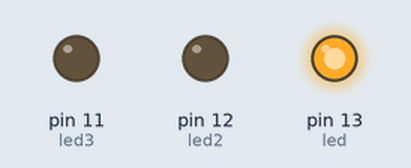
Recording of a sketch running on a simulated Arduino Uno, built with avr-gcc and run on an emulated ATmega328P. Parts: output pins drawn as LEDs (lit = HIGH).

Above: at 0.05 s.
At 0.75 s:
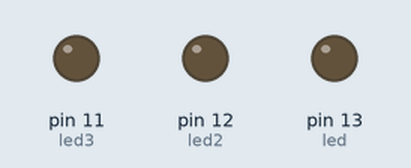
At 1.45 s:
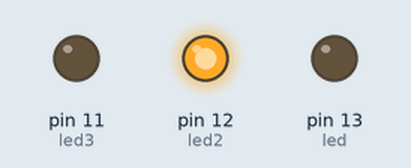
At 2.85 s:
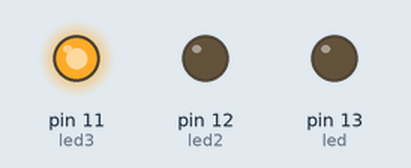
Timing chart, 0 to 3.1 s (numbered marks = the images above):
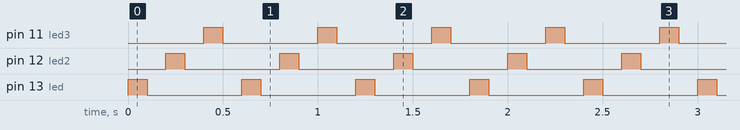

The sketch:

epic_bruticus1.ino
```cpp
int led = 13;
int led2 = 12;
int led3 = 11;
void setup()
{
pinMode(led, OUTPUT);
pinMode(led2, OUTPUT);
pinMode(led3, OUTPUT);
}

void loop()
{
digitalWrite(led, HIGH);
delay(100);
digitalWrite(led, LOW);
delay(100);
{digitalWrite(led2, HIGH);
delay(100);
digitalWrite(led2, LOW);
delay(100);}
{digitalWrite(led3, HIGH);
delay(100);
digitalWrite(led3, LOW);
delay(100);
}
}
```

Measured:
- by itself, pin 11 (led3), pin 12 (led2), pin 13 (led): alternates HIGH for 0.10 s and LOW for 0.50 s
